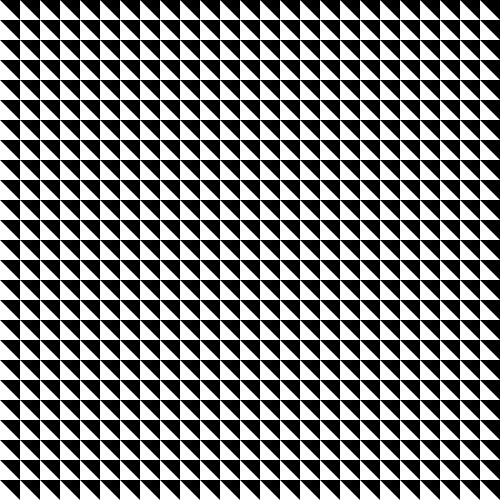
Frame 1 (no input)
Frame 60 (the mouse pressed at the canvas centre just before this capture): identical to frame 1, image omitted
Frame 120 (the mouse held since frame 60 and released just before this capture): identical to frame 1, image omitted

The Processing sketch that drew this single still picture (run headless with seeded random() and noise(); from frame 60 on, the mouse is pressed at the canvas centre):

// Processing sketch: processing_130433
// ── processing_130433.pde

//Nicolette Hashey
//Black and White Triangles
//1/28/2014

void setup() {
  size(500, 500);
}

void draw() {
  background(255);
  fill(0);
  noStroke();
  
  
  
  for (int x=0; x<width; x+=20) {
    for (int y=0; y<height; y+=20) {
      int p = int (random(1, 2));// random triangle
      int f = int (random(3, 4));//fill color
      if (p==1 && f==3){
       fill(0);//fill 1
       triangle(x,y,x+20,y,x+20,y+20);//triangle 1
      }
      if(p==2 && f==3){
       fill(0);//fill 1
       triangle(x,y+20,x+20,y+20,x+20,y);//triangle 2
      }
      if(p==1 && f==4){
       fill(255);//fill 2
       triangle(x,y,x+20,y,x+20,y+20);//triangle 1
      }
      if(p==2 && f==4){
       fill(255);//fill 2
       triangle(x,y+20,x+20,y+20,x+20,y);//triangle 2
      }

    }
  }
}
      
      
